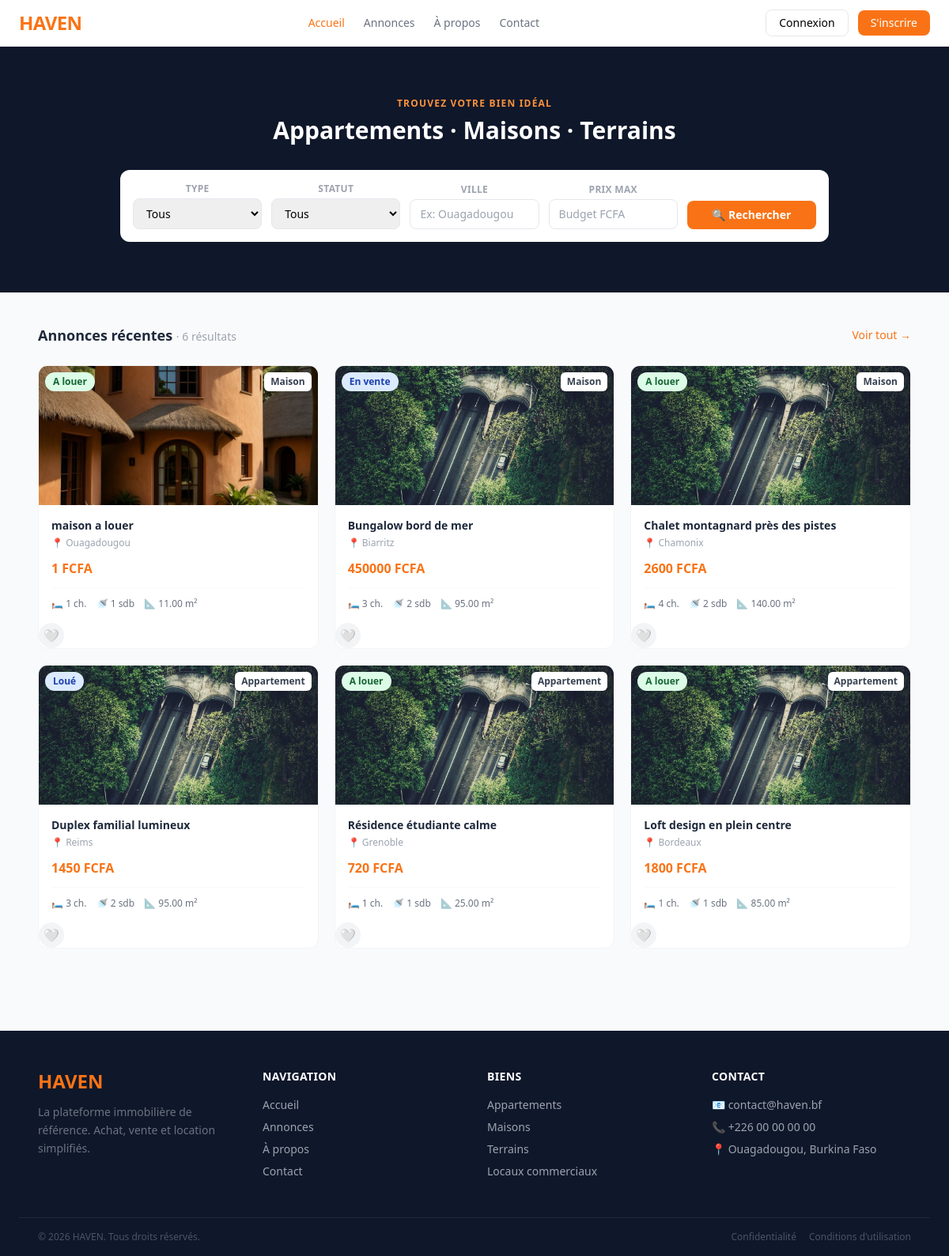
Before: / with the older database file.
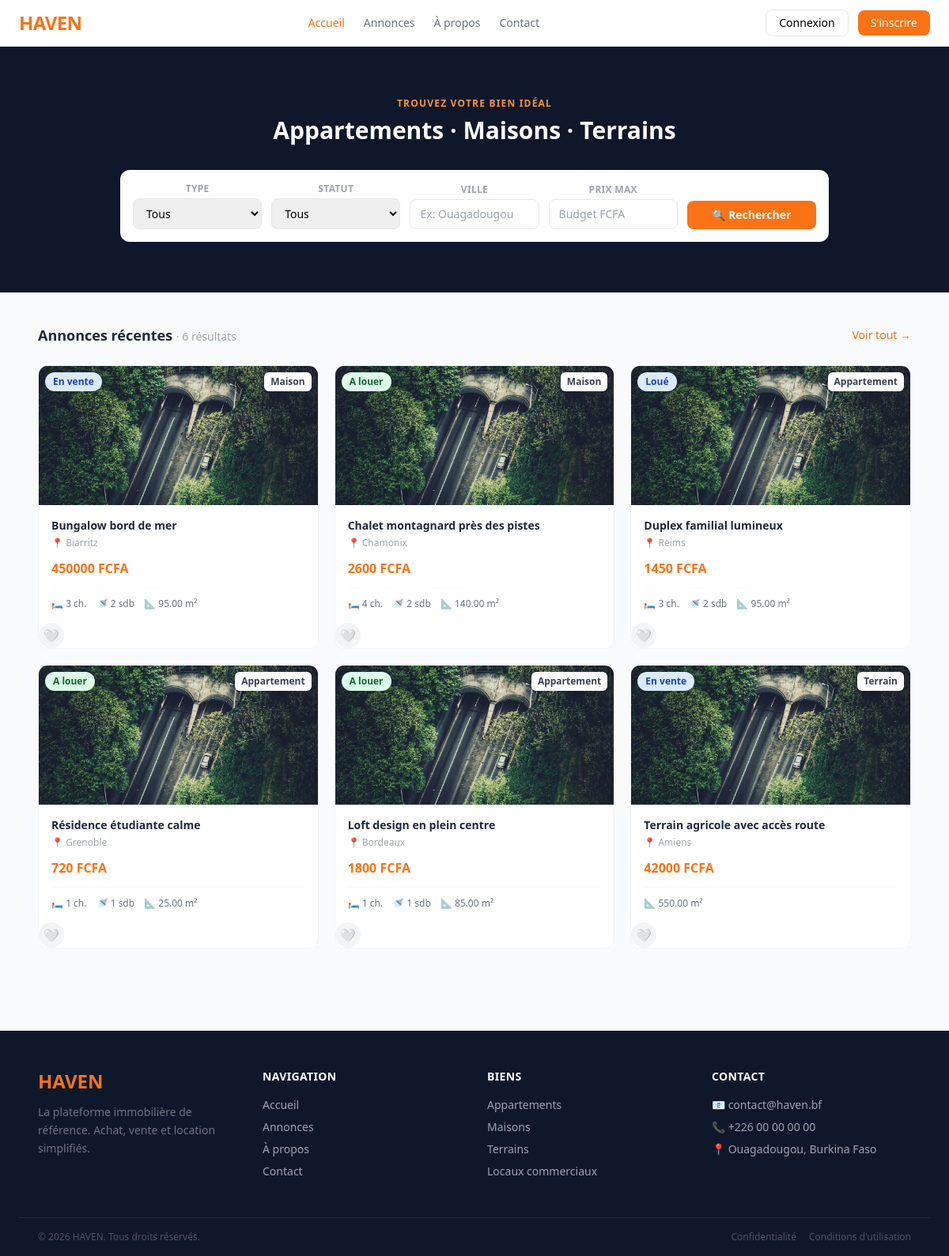
After: the same page with the newer database file.
### apps/listings/models.py (models this page shows, shortened)
class Listing(models.Model):
    STATUS = [
        ('En vente', 'En vente'),
        ('A louer', 'A louer'),
        ('Vendu', 'Vendu'),
        ('Loué', 'Loué'),
    ]
    TYPES = [
        ('Appartement', 'Appartement'),
        ('Maison', 'Maison'),
        ('Local commercial', 'Local commercial'),
        ('Terrain', 'Terrain'),
    ]
    user = models.ForeignKey(settings.AUTH_USER_MODEL,
                            on_delete=models.CASCADE)
    title = models.CharField(max_length=255)
    description = models.TextField()
    property_type = models.CharField(max_length=20, choices=TYPES)
    status = models.CharField(max_length=20, choices=STATUS)
    price = models.DecimalField(max_digits=14,decimal_places=2)
    bathrooms = models.IntegerField()
    bedrooms = models.IntegerField()
    is_available = models.BooleanField(default=True)
    city = models.CharField(max_length=255)
    longitude = models.DecimalField(max_digits=9, decimal_places=6)
    latitude = models.DecimalField(max_digits=9, decimal_places=6)
    created_at = models.DateTimeField(auto_now_add=True)
    area = models.DecimalField(max_digits=8, decimal_places=2, null=True, blank=True)
    def get_first_image(self):
        first = self.images.first()
        return first.image.url if first else None
    class Meta:
        ordering = ['-created_at']

class Images(models.Model):
    listing = models.ForeignKey(Listing,on_delete=models.CASCADE, related_name='images')
    image = models.ImageField(upload_to='listings/images/')
    class Meta:
        ordering = ['listing']

### apps/listings/views.py (the view)
# urls.py: path('',views.home,name='home'),
def home(request):
    listings = Listing.objects.all()[:6]
    context = {
        'listings':listings,
        'types':Listing.TYPES,
        'statuses':Listing.STATUS[:2],
        }
    return render(request,'listings/index.html',context=context)

### templates/listings/index.html (shortened to what the changed rows need)
{% extends 'base.html' %}
{% block content %}
<div class="bg-slate-900 py-16 px-6 text-center">
    <h1 class="text-white text-3xl font-bold mb-8">Appartements · Maisons · Terrains</h1>
</div>
<div class="max-w-6xl mx-auto px-6 py-10">
    <div class="flex items-center justify-between mb-6">
        <h2 class="text-lg font-semibold text-slate-800">Annonces récentes
            <span class="text-gray-400 font-normal text-sm">· {{ listings|length }} résultats</span>
        </h2>
    </div>
    <div class="grid grid-cols-1 md:grid-cols-2 lg:grid-cols-3 gap-5">
        {% for listing in listings %}
        <div class="bg-white rounded-xl overflow-hidden border border-gray-100 hover:-translate-y-1 hover:shadow-lg transition-all duration-200">
            <div class="relative h-44 bg-gray-100">
                {% if listing.get_first_image %}
                    <img src="{{ listing.get_first_image }}" alt="{{ listing.title }}" class="w-full h-full object-cover">
                {% else %}
                    <div class="w-full h-full flex items-center justify-center text-4xl">🏠</div>
                {% endif %}
                <span class="absolute top-2 left-2 text-xs font-semibold px-2.5 py-1 rounded-full
                    {% if listing.status == 'A louer' %}bg-green-100 text-green-800{% else %}bg-blue-100 text-blue-800{% endif %}">
                    {{ listing.status }}
                </span>
                <span class="absolute top-2 right-2 bg-white text-xs font-semibold px-2 py-1 rounded-md text-gray-700">
                    {{ listing.property_type }}
                </span>
            </div>
            <div class="p-4">
                <h3 class="font-semibold text-slate-800 text-sm mb-1 truncate">{{ listing.title }}</h3>
                <p class="text-xs text-gray-400 mb-3">📍 {{ listing.city }}</p>
                <p class="text-orange-500 font-bold text-base mb-3">{{ listing.price|floatformat:0 }} FCFA</p>
                <div class="flex gap-3 text-xs text-gray-500 border-t border-gray-50 pt-3">
                    {% if listing.bedrooms %}<span>🛏 {{ listing.bedrooms }} ch.</span>{% endif %}
                    {% if listing.bathrooms %}<span>🚿 {{ listing.bathrooms }} sdb</span>{% endif %}
                    {% if listing.area %}<span>📐 {{ listing.area }} m²</span>{% endif %}
                </div>
            </div>
            <div>
                {% include "listings/partials/favorite_btn.html" %}
            </div>
        </div>
        {% empty %}
        <div class="col-span-3 text-center py-16 text-gray-400">Aucune annonce disponible.</div>
        {% endfor %}
    </div>
</div>
{% endblock %}

### templates/listings/partials/favorite_btn.html
<button
    hx-post="{% url 'toggle-favorite' listing.pk %}"
    hx-target="this"
    hx-swap="outerHTML"
    class="flex items-center justify-center w-8 h-8 rounded-full transition-colors
    {% if is_favorite %}
        bg-red-50 text-red-500
    {% else %}
        bg-gray-100 text-gray-400 hover:bg-red-50 hover:text-red-400
    {% endif %}">
    {% if is_favorite %}
        ❤️
    {% else %}
        🤍
    {% endif %}
</button>

Changed rows visible on the page:
removed Listing: get_first_image (picture), status "A louer", property_type "Maison", title "maison a louer", city "Ouagadougou", price "1", bedrooms "1", bathrooms "1", area "11.00"
now on this page (row unchanged): Listing: get_first_image (picture), status "En vente", property_type "Terrain", title "Terrain agricole avec accès route", city "Amiens", price "42000", area "550.00"
